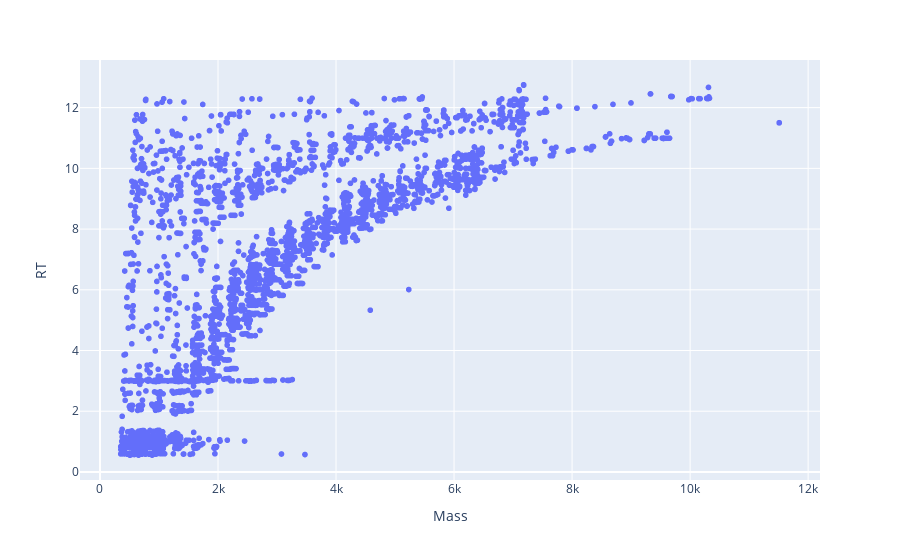
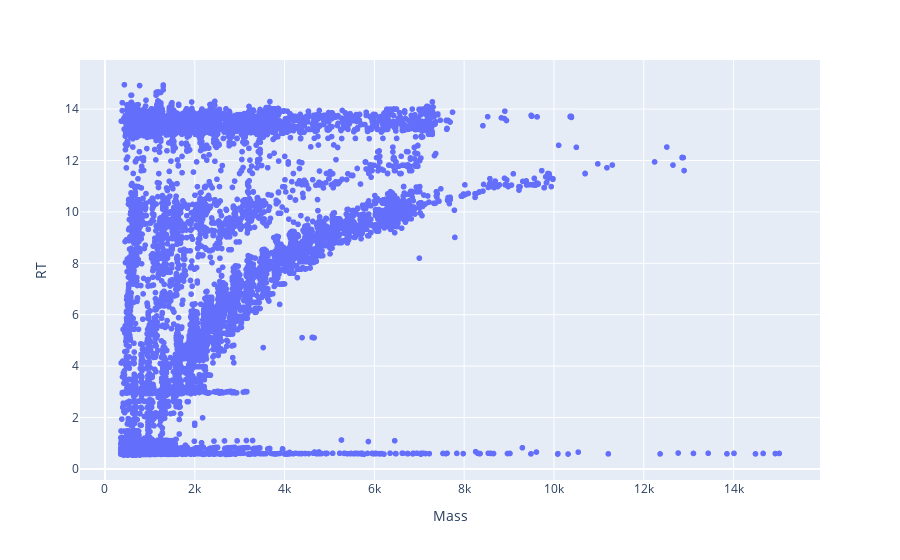

These figures' notebook cell, in order:
### Code cell
# df_mix5_s1 = df_mix5_s1[(df_mix5_s1.RT<11)&(df_mix5_s1.Mass<1E4)].copy()
# df_mix5_s2 = df_mix5_s2[(df_mix5_s2.RT<15)&(df_mix5_s2.Mass<1E4)].copy()
# plotly_zone(df_mix5_s1)
# plotly_zone(df_mix5_s2)

df_mix12_s1 = df_mix12_s1[(df_mix12_s1.RT<15)].copy()
df_mix12_s2 = df_mix12_s2[(df_mix12_s2.RT<15)].copy()
plotly_zone(df_mix12_s1)
plotly_zone(df_mix12_s2)

### Figure 1 — Plotly figure (JSON) as saved in the notebook; plotly's stock layout.template omitted (floating-point values rounded to 4 significant figures; data arrays with more than 128 entries replaced by an {"elided": "..."} marker saying what was removed)
{"data": [{"hovertemplate": "Mass=%{x}<br>RT=%{y}<extra></extra>", "legendgroup": "", "marker": {"color": "#636efa", "symbol": "circle"}, "mode": "markers", "name": "", "showlegend": false, "type": "scattergl", "x": {"elided": "3671 float values"}, "xaxis": "x", "y": {"elided": "3671 float values"}, "yaxis": "y"}], "layout": {"legend": {"tracegroupgap": 0}, "margin": {"t": 60}, "xaxis": {"anchor": "y", "domain": [0, 1], "title": {"text": "Mass"}}, "yaxis": {"anchor": "x", "domain": [0, 1], "title": {"text": "RT"}}}}

### Figure 2 — Plotly figure (JSON) as saved in the notebook; plotly's stock layout.template omitted (floating-point values rounded to 4 significant figures; data arrays with more than 128 entries replaced by an {"elided": "..."} marker saying what was removed)
{"data": [{"hovertemplate": "Mass=%{x}<br>RT=%{y}<extra></extra>", "legendgroup": "", "marker": {"color": "#636efa", "symbol": "circle"}, "mode": "markers", "name": "", "showlegend": false, "type": "scattergl", "x": {"elided": "9938 float values"}, "xaxis": "x", "y": {"elided": "9938 float values"}, "yaxis": "y"}], "layout": {"legend": {"tracegroupgap": 0}, "margin": {"t": 60}, "xaxis": {"anchor": "y", "domain": [0, 1], "title": {"text": "Mass"}}, "yaxis": {"anchor": "x", "domain": [0, 1], "title": {"text": "RT"}}}}
